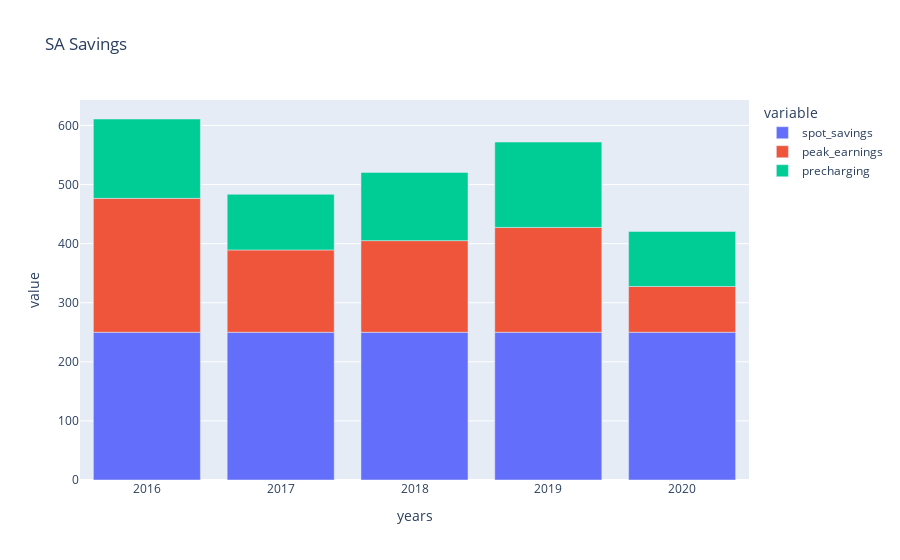

Notebook code cell kept with this figure:
### Code cell
for state in states:
    sa1 = {'years': [], 'spot_savings': [], 'peak_earnings': [], 'precharging': []}
    for year in years:
        sa1['years'].append(year)
        sa1['spot_savings'].append(results[state][year]['dmo_adjustment'])
        sa1['peak_earnings'].append(results[state][year]['wholesale_peak'])
        sa1['precharging'].append(results[state][year]['precharging']['value'])
    dfsa = pd.DataFrame(data=sa1)
    dfsa.head()
    wide_df = dfsa

    fig = px.bar(wide_df, x="years", y=["spot_savings", "peak_earnings", "precharging"], title="{} Savings".format(state))
    fig.show()
    fig.write("images/{}-savings.png".format(state))

### Figure 1 — Plotly figure (JSON) as saved in the notebook; plotly's stock layout.template omitted (floating-point values rounded to 4 significant figures)
{"data": [{"alignmentgroup": "True", "hovertemplate": "variable=spot_savings<br>years=%{x}<br>value=%{y}<extra></extra>", "legendgroup": "spot_savings", "marker": {"color": "#636efa"}, "name": "spot_savings", "offsetgroup": "spot_savings", "orientation": "v", "showlegend": true, "textposition": "auto", "type": "bar", "x": [2016, 2017, 2018, 2019, 2020], "xaxis": "x", "y": [250, 250, 250, 250, 250], "yaxis": "y"}, {"alignmentgroup": "True", "hovertemplate": "variable=peak_earnings<br>years=%{x}<br>value=%{y}<extra></extra>", "legendgroup": "peak_earnings", "marker": {"color": "#EF553B"}, "name": "peak_earnings", "offsetgroup": "peak_earnings", "orientation": "v", "showlegend": true, "textposition": "auto", "type": "bar", "x": [2016, 2017, 2018, 2019, 2020], "xaxis": "x", "y": [226.7, 139.3, 155.1, 177.4, 77.51], "yaxis": "y"}, {"alignmentgroup": "True", "hovertemplate": "variable=precharging<br>years=%{x}<br>value=%{y}<extra></extra>", "legendgroup": "precharging", "marker": {"color": "#00cc96"}, "name": "precharging", "offsetgroup": "precharging", "orientation": "v", "showlegend": true, "textposition": "auto", "type": "bar", "x": [2016, 2017, 2018, 2019, 2020], "xaxis": "x", "y": [134.3, 94.12, 115.5, 144.4, 93.09], "yaxis": "y"}], "layout": {"barmode": "relative", "legend": {"title": {"text": "variable"}, "tracegroupgap": 0}, "title": {"text": "SA Savings"}, "xaxis": {"anchor": "y", "domain": [0, 1], "title": {"text": "years"}}, "yaxis": {"anchor": "x", "domain": [0, 1], "title": {"text": "value"}}}}
